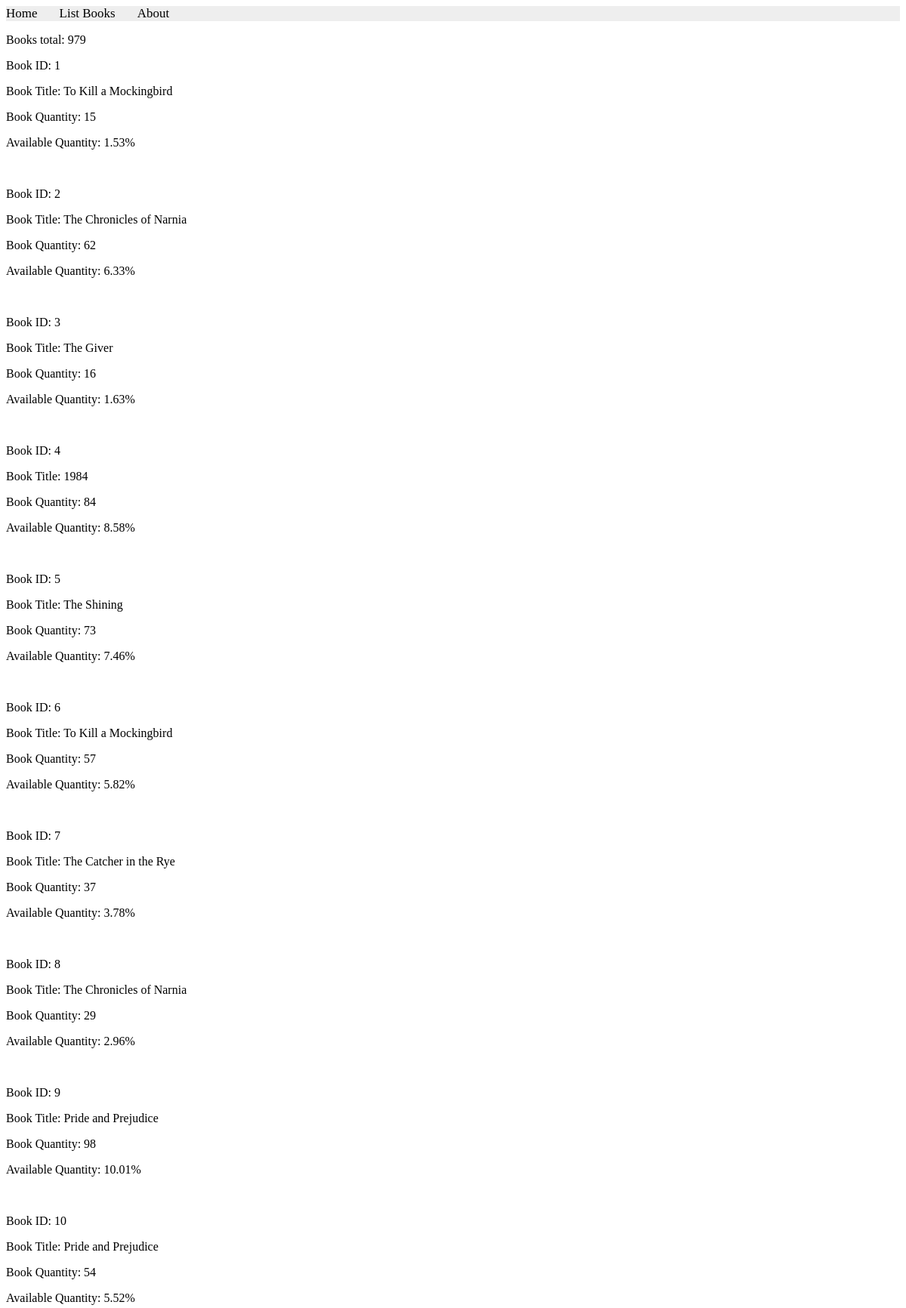
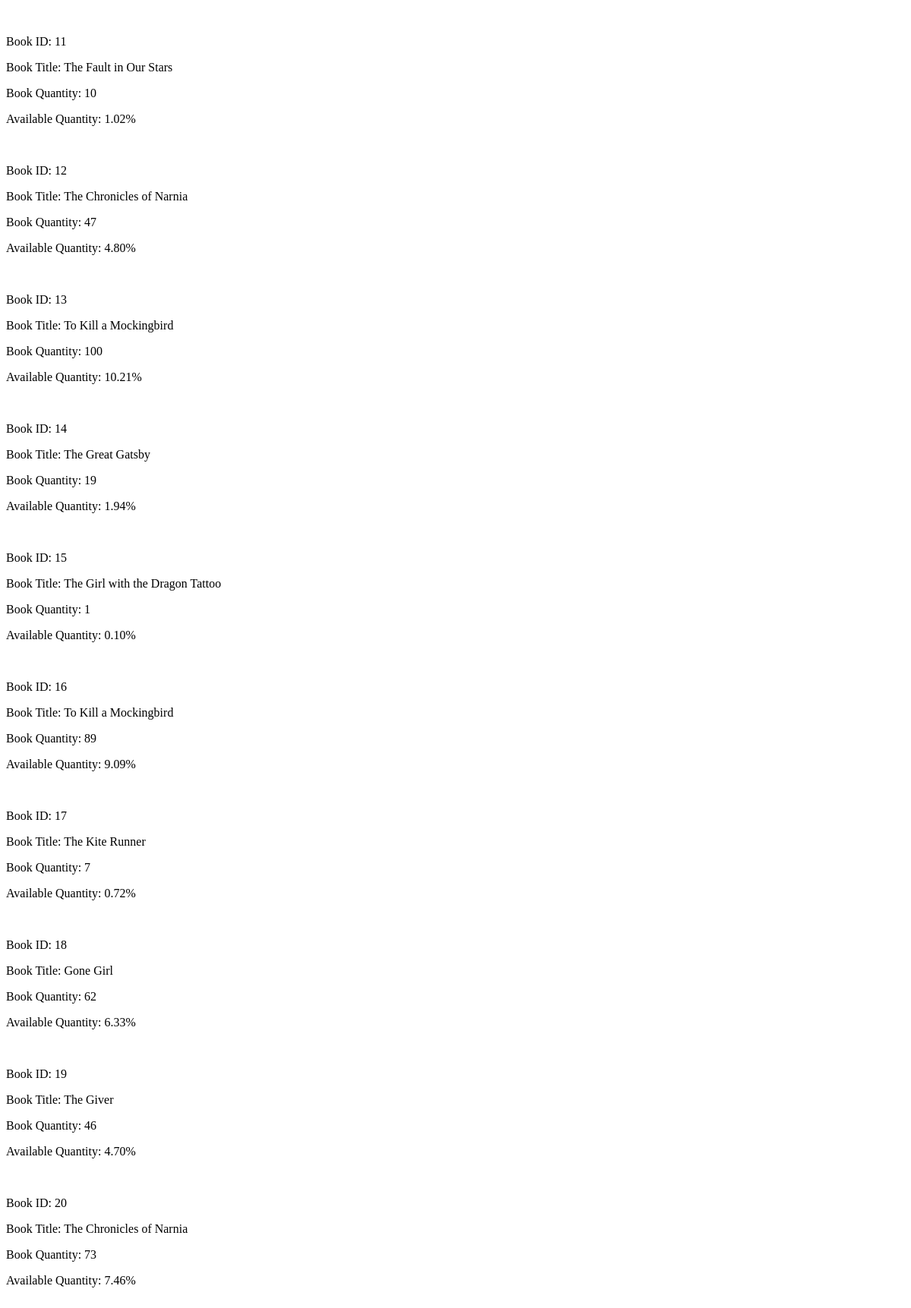
/books/lab9/task1/, run on the app's committed database (2 pictures, top to bottom).
### apps/bookmodule/models.py (models this page shows)
class Book(models.Model):
    title = models.CharField(max_length= 100)
    price = models.FloatField(default=0.0)
    quantity = models.IntegerField(default=1)
    pubdate = models.DateTimeField()
    rating = models.SmallIntegerField(default = 1)
    publisher = models.ForeignKey(Publisher, null=True, on_delete=models.SET_NULL)
    authors = models.ManyToManyField(Author)

### apps/bookmodule/views.py (the view)
# urls.py: path('lab9/task1/', views.l9t1, name="books.l9t1"),
def l9t1(request):
    totalBooksDict = Book.objects.aggregate(Sum('quantity', default=0))
    totalBooks = totalBooksDict['quantity__sum'] or 0
    objs= Book.objects.annotate(
        available=ExpressionWrapper(
            (F('quantity')*100.0)/Value(totalBooks),
            output_field=FloatField()
        )
    )
    return render(request, 'bookmodule/task1.html', {'objs': objs, 'total': totalBooks})

### apps/templates/bookmodule/task1.html (shortened to what this page needs)
{% extends "layouts/base.html" %}
{% load static %}
{% block content %}
<p>Books total: {{ total }}</p>
{% for obj in objs %}
  <p>Book ID: {{ obj.id }}</p>
  <p>Book Title: {{ obj.title }}</p>
  <p>Book Quantity: {{ obj.quantity }}</p>
  <p>Available Quantity: {{ obj.available|floatformat:2 }}%</p>
  <br>
{% endfor %}
{% endblock content %}

### apps/templates/layouts/base.html (shortened to what this page needs)
<!DOCTYPE html>
<html>
  {% load static %}
  <head>
    <link rel="stylesheet" href="{% static 'styles.css' %}" />
    <link rel="stylesheet" href="https://cdnjs.cloudflare.com/ajax/libs/fontawesome/4.7.0/css/font-awesome.min.css">
  </head>
  <body>
    {% include "includes/header.html" %}
    {% block content %}{% endblock content%}
  </body>
</html>

### apps/templates/includes/header.html
{% with request.resolver_match.url_name as url_name %}
<div class="topnav">
 <a class="{% if url_name == 'books.index' %}active{% endif %}" href="{% url "books.index" %}">Home</a>
 <a class="{% if url_name == 'books.list_books' %}active{% endif %}" href="{% url "books.list_books" %}">List Books</a>
 <a class="{% if url_name == 'books.aboutus' %}active{% endif %}" href="{% url "books.aboutus" %}">About</a>
</div>
{% endwith %}

### apps/static/styles.css (style rules this page uses)
.topnav { background-color: #eeeeee; width: 100%; }
.topnav a { color: #000000; text-align: center; margin-right: 25px; text-decoration: none; font-size: 17px; }

### data on the page
Book: id "1", title "To Kill a Mockingbird", quantity "15", available "1.53"
Book: id "2", title "The Chronicles of Narnia", quantity "62", available "6.33"
Book: id "3", title "The Giver", quantity "16", available "1.63"
Book: id "4", title "1984", quantity "84", available "8.58"
Book: id "5", title "The Shining", quantity "73", available "7.46"
Book: id "6", title "To Kill a Mockingbird", quantity "57", available "5.82"
Book: id "7", title "The Catcher in the Rye", quantity "37", available "3.78"
Book: id "8", title "The Chronicles of Narnia", quantity "29", available "2.96"
Book: id "9", title "Pride and Prejudice", quantity "98", available "10.01"
Book: id "10", title "Pride and Prejudice", quantity "54", available "5.52"
Book: id "11", title "The Fault in Our Stars", quantity "10", available "1.02"
Book: id "12", title "The Chronicles of Narnia", quantity "47", available "4.80"
Book: id "13", title "To Kill a Mockingbird", quantity "100", available "10.21"
Book: id "14", title "The Great Gatsby", quantity "19", available "1.94"
Book: id "15", title "The Girl with the Dragon Tattoo", quantity "1", available "0.10"
Book: id "16", title "To Kill a Mockingbird", quantity "89", available "9.09"
Book: id "17", title "The Kite Runner", quantity "7", available "0.72"
Book: id "18", title "Gone Girl", quantity "62", available "6.33"
Book: id "19", title "The Giver", quantity "46", available "4.70"
Book: id "20", title "The Chronicles of Narnia", quantity "73", available "7.46"

### other printed values
{{ total }} "979"
